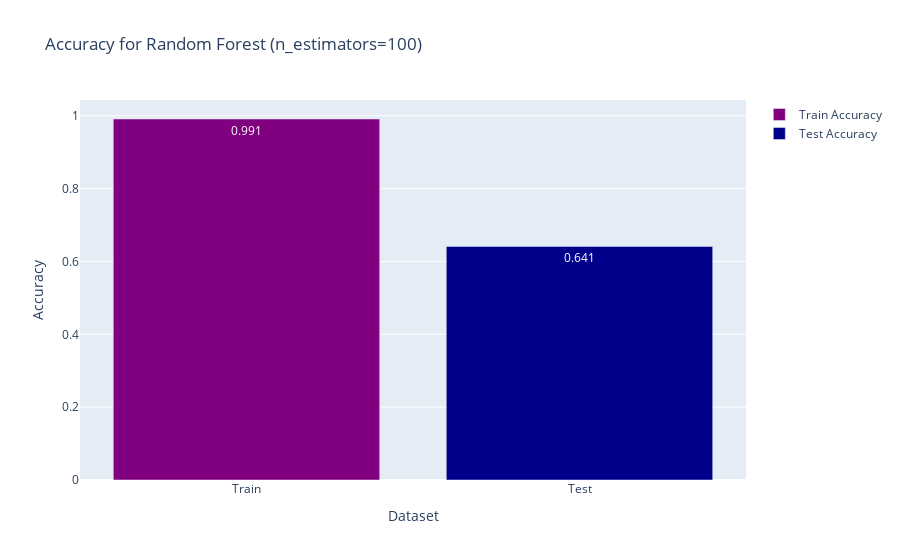
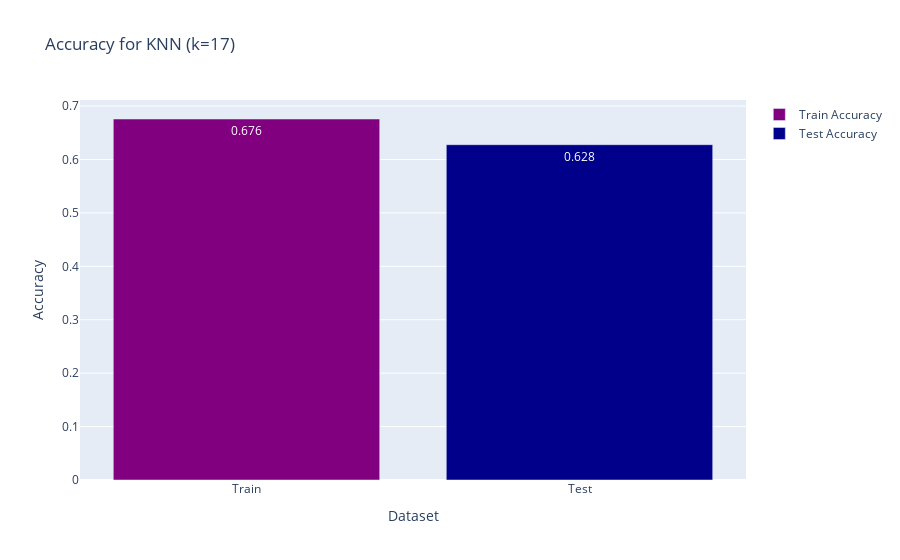
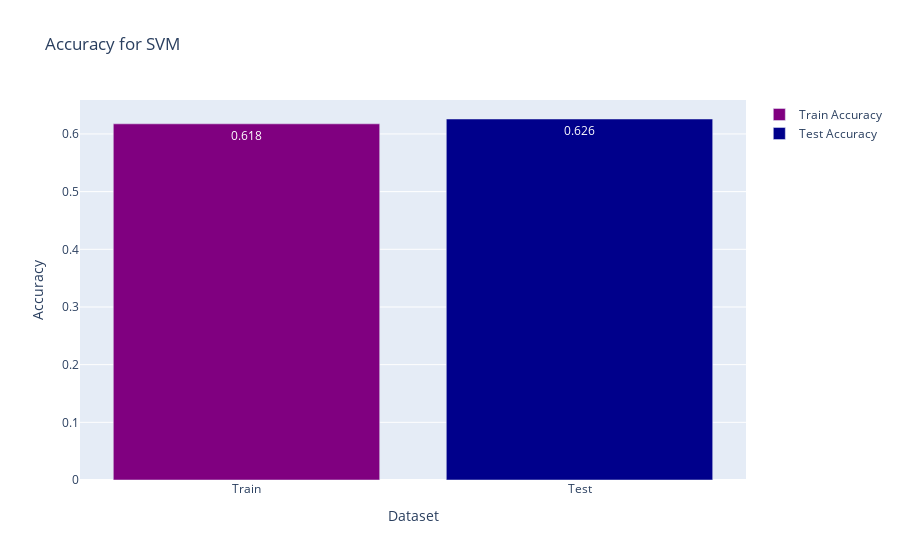
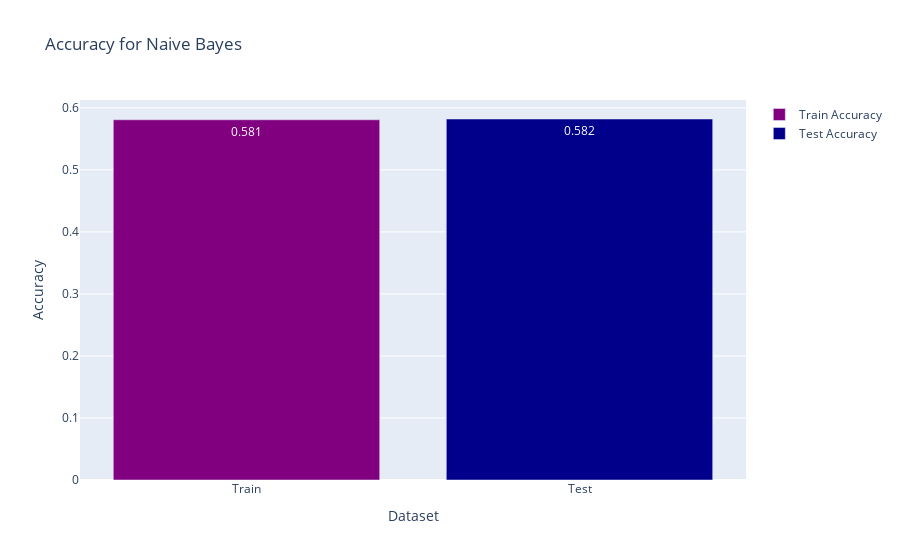

Notebook code for these charts, in order:
### Code cell
import plotly.graph_objects as go

# Função para criar gráficos de accuracy de treino e teste
def plot_accuracy(y_train, y_train_pred, y_test, y_test_pred, model_name):
    train_accuracy = accuracy_score(y_train, y_train_pred)
    test_accuracy = accuracy_score(y_test, y_test_pred)
    
    fig = go.Figure()
    
    fig.add_trace(go.Bar(
        x=['Train'],
        y=[train_accuracy],
        name='Train Accuracy',
        marker_color='purple',
        text=[f'{train_accuracy:.3f}'],
        textposition='auto'
    ))
    
    fig.add_trace(go.Bar(
        x=['Test'],
        y=[test_accuracy],
        name='Test Accuracy',
        marker_color='darkblue',
        text=[f'{test_accuracy:.3f}'],
        textposition='auto'
    ))
    
    fig.update_layout(
        title=f'Accuracy for {model_name}',
        xaxis_title='Dataset',
        yaxis_title='Accuracy',
        barmode='group'
    )
    
    fig.show()

# Plotar gráficos de accuracy para cada modelo
plot_accuracy(y_train, rf_model.predict(X_train), y_test, rf_model.predict(X_test), f'Random Forest (n_estimators={best_n})')
plot_accuracy(y_train, knn_model.predict(X_train), y_test, knn_model.predict(X_test), f'KNN (k={best_k})')
plot_accuracy(y_train, svm_model.predict(X_train), y_test, svm_model.predict(X_test), 'SVM')
plot_accuracy(y_train, nb_model.predict(X_train), y_test, nb_model.predict(X_test), 'Naive Bayes')

### Figure 1 — Plotly figure (JSON) as saved in the notebook; plotly's stock layout.template omitted (floating-point values rounded to 4 significant figures)
{"data": [{"marker": {"color": "purple"}, "name": "Train Accuracy", "text": ["0.991"], "textposition": "auto", "type": "bar", "x": ["Train"], "y": [0.9912]}, {"marker": {"color": "darkblue"}, "name": "Test Accuracy", "text": ["0.641"], "textposition": "auto", "type": "bar", "x": ["Test"], "y": [0.6413]}], "layout": {"barmode": "group", "title": {"text": "Accuracy for Random Forest (n_estimators=100)"}, "xaxis": {"title": {"text": "Dataset"}}, "yaxis": {"title": {"text": "Accuracy"}}}}

### Figure 2 — Plotly figure (JSON) as saved in the notebook; plotly's stock layout.template omitted (floating-point values rounded to 4 significant figures)
{"data": [{"marker": {"color": "purple"}, "name": "Train Accuracy", "text": ["0.676"], "textposition": "auto", "type": "bar", "x": ["Train"], "y": [0.6758]}, {"marker": {"color": "darkblue"}, "name": "Test Accuracy", "text": ["0.628"], "textposition": "auto", "type": "bar", "x": ["Test"], "y": [0.6277]}], "layout": {"barmode": "group", "title": {"text": "Accuracy for KNN (k=17)"}, "xaxis": {"title": {"text": "Dataset"}}, "yaxis": {"title": {"text": "Accuracy"}}}}

### Figure 3 — Plotly figure (JSON) as saved in the notebook; plotly's stock layout.template omitted (floating-point values rounded to 4 significant figures)
{"data": [{"marker": {"color": "purple"}, "name": "Train Accuracy", "text": ["0.618"], "textposition": "auto", "type": "bar", "x": ["Train"], "y": [0.6175]}, {"marker": {"color": "darkblue"}, "name": "Test Accuracy", "text": ["0.626"], "textposition": "auto", "type": "bar", "x": ["Test"], "y": [0.6259]}], "layout": {"barmode": "group", "title": {"text": "Accuracy for SVM"}, "xaxis": {"title": {"text": "Dataset"}}, "yaxis": {"title": {"text": "Accuracy"}}}}

### Figure 4 — Plotly figure (JSON) as saved in the notebook; plotly's stock layout.template omitted (floating-point values rounded to 4 significant figures)
{"data": [{"marker": {"color": "purple"}, "name": "Train Accuracy", "text": ["0.581"], "textposition": "auto", "type": "bar", "x": ["Train"], "y": [0.5807]}, {"marker": {"color": "darkblue"}, "name": "Test Accuracy", "text": ["0.582"], "textposition": "auto", "type": "bar", "x": ["Test"], "y": [0.582]}], "layout": {"barmode": "group", "title": {"text": "Accuracy for Naive Bayes"}, "xaxis": {"title": {"text": "Dataset"}}, "yaxis": {"title": {"text": "Accuracy"}}}}
